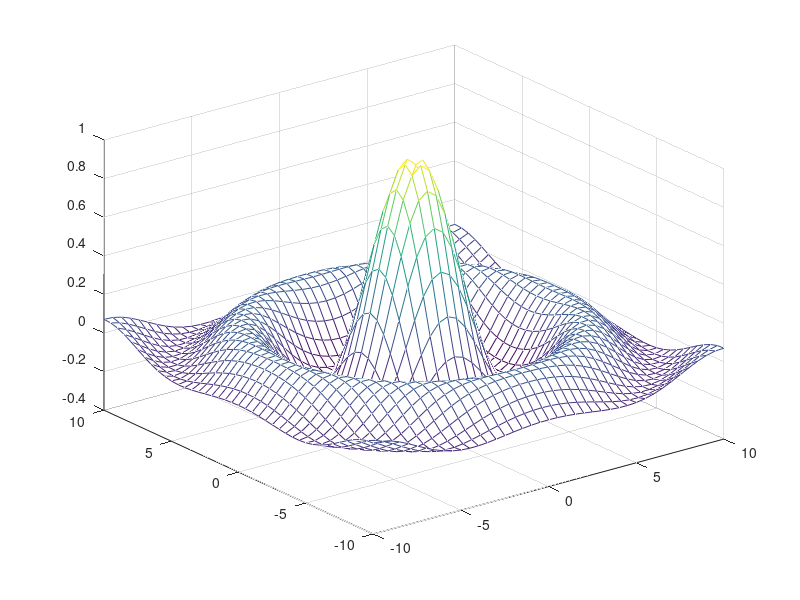

Write MATLAB code to recreate this figure.
x = -10:0.5:10;
y = -10:0.5:10;
[X, Y] = meshgrid(x,y);
Z = sin(sqrt(X.^2+Y.^2))./sqrt(X.^2+Y.^2);
figure
mesh(X, Y, Z)
